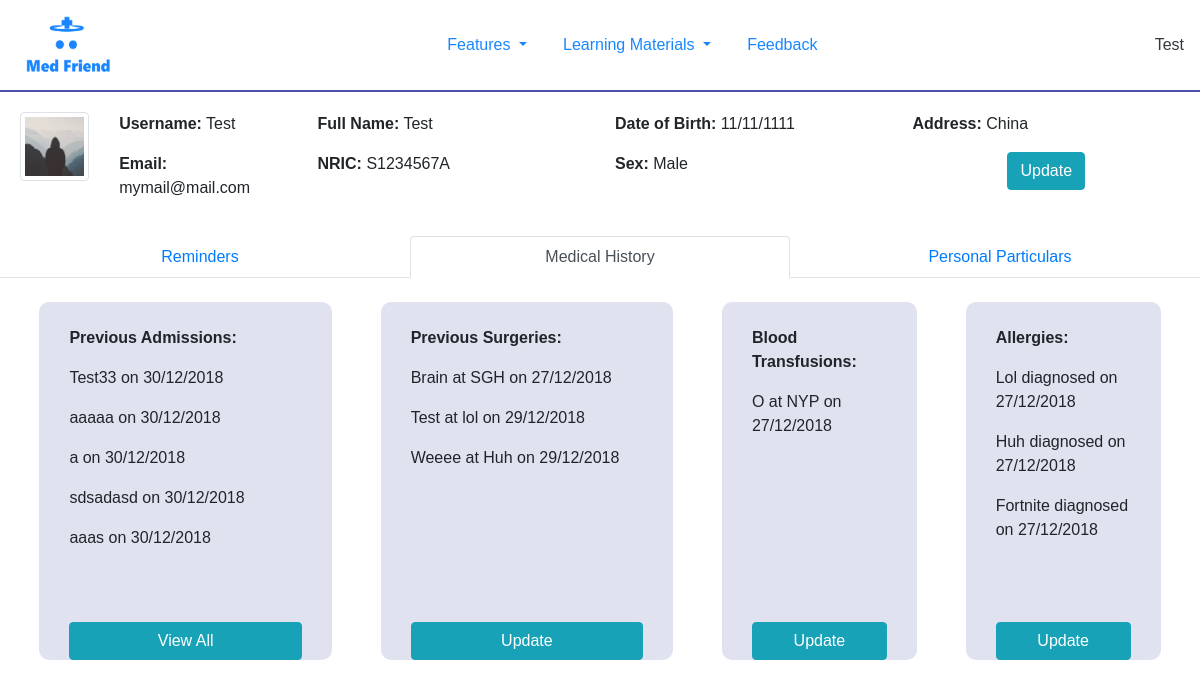
Page /Profile/History (signed in) on the earlier database version.
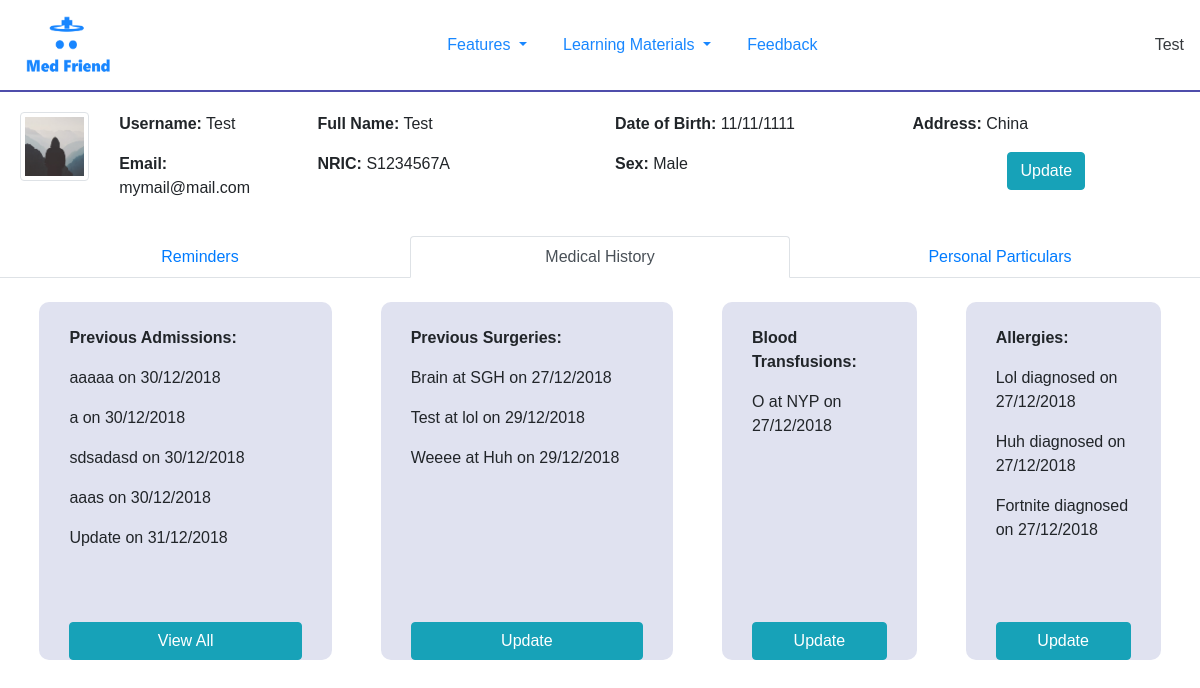
Same page on the later database version.
### Flask/Models.py (models this page shows, shortened)
class User(db.Model, UserMixin):
    id = db.Column(db.Integer, primary_key=True)
    username = db.Column(db.String(20), unique=True, nullable=False)
    email = db.Column(db.String(120), unique=True, nullable=False)
    password = db.Column(db.String(60), nullable=False)
    image_file = db.Column(db.String(20), nullable=False, default='default.jpg')
    personal_profile = db.relationship('Personal_Profile', backref='person')
    admissions = db.relationship('Admissions', backref="person")
    surgeries = db.relationship('Surgeries', backref="person")
    blood_transfusions = db.relationship('Blood_Transfusions', backref='person')
    allergies = db.relationship('Allergies', backref="person")

class Personal_Profile(db.Model):
    id = db.Column(db.Integer, primary_key=True)
    full_name = db.Column(db.String(60), nullable=True)
    nric = db.Column(db.String(9), unique=True, nullable=True)
    birthday = db.Column(db.DateTime, nullable=True)
    sex = db.Column(db.String(20), nullable=True)
    address = db.Column(db.String(100), nullable=True)
    user_id = db.Column(db.Integer, db.ForeignKey('user.id'), nullable=False)

class Admissions(db.Model):
    id = db.Column(db.Integer, primary_key=True)
    place = db.Column(db.String(100), nullable=True)
    date = db.Column(db.DateTime, nullable=True, default=datetime.utcnow())
    comments = db.Column(db.String(100), nullable=True)
    user_id = db.Column(db.Integer, db.ForeignKey('user.id'), nullable=False)

class Surgeries(db.Model):
    id = db.Column(db.Integer, primary_key=True)
    surgery_type = db.Column(db.String(100), nullable=True)
    date = db.Column(db.DateTime, nullable=True, default=datetime.utcnow)
    place = db.Column(db.String(100), nullable=True)
    comments = db.Column(db.String(100), nullable=True)
    user_id = db.Column(db.Integer, db.ForeignKey('user.id'),nullable=False)

class Blood_Transfusions(db.Model):
    id = db.Column(db.Integer, primary_key=True)
    blood_type = db.Column(db.String(100), nullable=True)
    date = db.Column(db.DateTime, nullable=True, default=datetime.utcnow)
    place = db.Column(db.String(100), nullable=True)
    comments = db.Column(db.String(100), nullable=True)
    user_id = db.Column(db.Integer, db.ForeignKey('user.id'), nullable=False)

class Allergies(db.Model):
    id = db.Column(db.Integer, primary_key=True)
    allergy = db.Column(db.String(100), nullable=True)
    date = db.Column(db.DateTime, nullable=True)
    user_id = db.Column(db.Integer, db.ForeignKey('user.id'), nullable=False)

### Flask/users/routes.py (the view)
@users.route("/Profile/History", methods = ['POST', 'GET'])
@login_required
def profile_history():
    image_files = url_for('static', filename=f"images/Profile_Picture/{current_user.image_file}")
    return render_template("Users/profile.html", title="History", image_file=image_files)

### Flask/Models.py (called while the page is built)
@login_manager.user_loader
def load_user(user_id):
    return User.query.get(int(user_id))

### Flask/templates/Users/profile.html (shortened to what this page needs)
{% extends "layout.html" %}
{% block content %}
<link rel="stylesheet" type="text/css" href="{{ url_for('static', filename='css/profile.css') }}" />
<div id="profilecontainer" class="container-fluid">
    <div class="row justify-content-start">
        <div id="picture" class="col-lg-1">
            <img id="userprofilepic" src="{{ image_file }}" class="img-fluid img-thumbnail" data-toggle="modal"
                data-target="#picchange">
        </div>
        <div class="col-2">
            <p>
                <b>Username:</b>
                {{ current_user.username }}
            </p>
            <p>
                <b> Email:</b>
                {{ current_user.email }}
            </p>
        </div>
        {% if current_user.personal_profile %}
        <div class="col">
            <p>
                <b>Full Name:</b>
                {% if current_user.personal_profile[0].full_name == '' %}
                Not Set
                {% else %}
                {{ current_user.personal_profile[0].full_name }}
                {% endif %}
            </p>
            <p>
                <b>NRIC:</b>
                {% if current_user.personal_profile[0].nric == '' %}
                Not Set
                {% else %}
                {{ current_user.personal_profile[0].nric }}
                {% endif %}
            </p>
        </div>
        <div class="col">
            <p>
                <b>Date of Birth:</b>
                {% if current_user.personal_profile[0].birthday == None %}
                Not Set
                {% else %}
                {{ current_user.personal_profile[0].birthday.strftime('%d/%m/%Y') }}
                {% endif %}
            </p>
            <p>
                <b>Sex:</b>
                {{ current_user.personal_profile[0].sex }}
            </p>
        </div>
        <div class="col">
            <p>
                <b>Address:</b>
                {% if current_user.personal_profile[0].address == '' %}
                Not Set
                {% else %}
                {{ current_user.personal_profile[0].address }}
                {% endif %}
            </p>
            <div class="row justify-content-center">
                <div class="text-center">
                    <a href="{{ url_for('medical_history.Personal_Details') }}">
                        <button class="btn btn-info col"> Update </button>
                    </a>
                </div>
            </div>
        </div>
        {% endif %}
    </div>
</div>
<div id="moreinfo">
    <nav>
        <ul class="nav nav-tabs nav-justified">
            <li class="nav-item">
                {% if title == "Reminder" or title == "Profile" %}
                <a id="remindernav" class="nav-link active" href="{{ url_for('users.profile_reminder') }}">Reminders</a>
                {% else %}
                <a id="remindernav" class="nav-link" href="{{ url_for('users.profile_reminder') }}">Reminders</a>
                {% endif %}
            </li>
            <li class="nav-item">
                {% if title == "History" %}
                <a id="medicalhistorynav" class="nav-link active" href="{{ url_for('users.profile_history') }}">Medical
                    History</a>
                {% else %}
                <a id="medicalhistorynav" class="nav-link" href="{{ url_for('users.profile_history') }}">Medical History</a>
                {% endif %}
            </li>
            <li class="nav-item">
                {% if title == "Edit" %}
                <a id="userinfonav" class="nav-link active" href="{{ url_for('users.profile_edit') }}">Personal Particulars</a>
                {% else %}
                <a id="userinfonav" class="nav-link" href="{{ url_for('users.profile_edit') }}">Personal Particulars</a>
                {% endif %}
            </li>
        </ul>
    </nav>
    <div class="container-fluid">
        {% if title == "History" %}
        {% include 'Users/profile_medhist.html' %}
        {% elif title == "Reminder" %}
        {% include 'Users/profile_reminder.html' %}
        {% elif title == "Edit" %}
        {% include 'Users/profile_edit.html' %}
        {% endif %}
    </div>
</div>
{% endblock %}

### Flask/templates/layout.html (shortened to what this page needs)
<!DOCTYPE html>
<html lang="en">
<head>
    <link rel="stylesheet" href="https://stackpath.bootstrapcdn.com/bootstrap/4.1.3/css/bootstrap.min.css"
>
    <link rel="stylesheet" type="text/css" href="{{ url_for('static', filename='css/navbar.css') }}" />
    <link rel="stylesheet" type="text/css" href="{{ url_for('static', filename='css/home.css') }}" />
    <link rel="stylesheet" type="text/css" href="{{ url_for('static', filename='css/signup.css') }}" />
</head>
<body>
    <nav id="#navbarSupportedContent" class="navbar navbar-expand-lg navbar-custom justify-content-center sticky-top">
        <a class="navbar-brand mr-0" href="{{ url_for('main.index') }}" id="brandlogo">
            <img src="../static/images/Logo.png" alt="" class="img-fluid" style="height:8vh">
        </a>
        <div class="collapse navbar-collapse justify-content-between align-items-center w-100" id="navbarSupportedContent">
            <ul class="navbar-nav mx-auto text-center">
                <li class="nav-item dropdown active">
                    <a class="nav-link dropdown-toggle" href="#" id="navbarDropdown" role="button" data-toggle="dropdown"
                        aria-haspopup="true" aria-expanded="false">
                        Features
                    </a>
                </li>
                <li class="nav-item dropdown active">
                    <a class="nav-link dropdown-toggle" href="#" id="navbarDropdown" role="button" data-toggle="dropdown"
                        aria-haspopup="true" aria-expanded="false">
                        Learning Materials
                    </a>
                </li>
                <a class="nav-link active" href="{{ url_for('feedback.form_page') }}">Feedback</a>
            </ul>
            <ul id="rightside" class="nav navbar-nav flex-row justify-content-center flex-nowrap">
                {% if current_user.is_authenticated %}
                <li class="nav-item dropdown active" data-toggle="dropdown" aria-haspopup="true" aria-expanded="false">
                    {{ current_user.username }}
                </li>
                {% else %}
                    <a href="{{ url_for('users.login') }}" class="nav-link active"> Login </a>
                {% endif %}
            </ul>
        </div>
    </nav>
    <div>
        {% block content %}{% endblock content%}
    </div>
</body>
</html>

### Flask/templates/Users/profile_medhist.html (shortened to what this page needs)
<link rel="stylesheet" type="text/css" href="{{ url_for('static', filename='css/profile.css') }}" />
<br>
<div class="row justify-content-center ">
    <div id="histories" class="row col-12 justify-content-around">
        <div class="row justify-content-start col-3">
            {% if current_user.admissions %}
            <div class="col vh-history">
                <br>
                <p>
                    <b>Previous Admissions:</b>
                    {% for i in range(5) %}
                    {% if current_user.admissions[i] %}
                    <p>
                        {{ current_user.admissions[i].place }} on {{
                        current_user.admissions[i].date.strftime('%d/%m/%Y') }}
                    </p>
                    {% endif %}
                    {% endfor %}
                </p>
            </div>
            <div class="text-center col-12">
                <a href="{{ url_for('medical_history.Previous_Admissions') }}">
                    <button class="btn btn-info col"> View All </button>
                </a>
            </div>
            {% endif %}
        </div>
        <div class="row justify-content-start col-3">
            {% if current_user.surgeries %}
            <div class="col vh-history">
                <br>
                <p>
                    <b>
                        Previous Surgeries:
                    </b>
                </p>
                <p>
                    {% for i in range(5) %}
                    {% if current_user.surgeries[i] %}
                    <p>
                        {{ current_user.surgeries[i].surgery_type }} at
                        {{ current_user.surgeries[i].place }} on
                        {{current_user.surgeries[i].date.strftime('%d/%m/%Y') }}
                    </p>
                    {% endif %}
                    {% endfor %}
                </p>
            </div>
            <div class="text-center col-12">
                <a href="{{ url_for('medical_history.Previous_Surgeries') }}">
                    <button class="btn btn-info col"> Update </button>
                </a>
            </div>
            {% endif %}
        </div>
        <div class="row justify-content-start col-2">
            <br>
            {% if current_user.blood_transfusions %}
            <div class="col vh-history">
                <br>
                <p>
                    <b> Blood Transfusions:</b>
                    {% for i in range(5) %}
                    {% if current_user.blood_transfusions[i] %}
                    <p>
                        {{ current_user.blood_transfusions[i].blood_type }} at
                        {{ current_user.blood_transfusions[i].place }} on
                        {{current_user.blood_transfusions[i].date.strftime('%d/%m/%Y') }}
                    </p>
                    {% endif %}
                    {% endfor %}
                </p>
            </div>
            <br>
            <div class="text-center col-12">
                <a href="{{ url_for('medical_history.Blood_Transfusion_History') }}">
                    <button class="btn btn-info col"> Update </button>
                </a>
            </div>
            {% endif %}
        </div>
        <div class="row justify-content-start col-2">
            <br>
            {% if current_user.allergies %}
            <div class="col vh-history">
                <br>
                <p>
                    <b>Allergies:</b>
                    {% for i in range(5) %}
                    {% if current_user.allergies[i] %}
                    <p>
                        {{ current_user.allergies[i].allergy }} diagnosed on
                        {{current_user.allergies[i].date.strftime('%d/%m/%Y') }}
                    </p>
                    {% endif %}
                    {% endfor %}
                </p>
            </div>
            <br>
            <div class="text-center col-12">
                <a href="{{ url_for('medical_history.Update_Allergies') }}">
                    <button class="btn btn-info col"> Update </button>
                </a>
            </div>
            {% endif %}
        </div>
    </div>
</div>

### Flask/static/css/navbar.css (style rules this page uses)
#navbarSupportedContent .nav-link { font-size:1em; font-weight: 500; }
.nav-link, .navbar-brand { margin: 0px 10px; }
.navbar { border-bottom: 2px solid rgb(61, 59, 163); background-color: white; opacity: 0.9; }

### Flask/static/css/home.css (style rules this page uses)
* { padding: 0px; margin: 0px; font-family: Verdana, Geneva, Tahoma, sans-serif; }
body { background-color: rgb(255, 255, 255); }

### Flask/static/css/profile.css (style rules this page uses)
#profilecontainer { background-color: white; padding: 20px; }
#histories > div { background-color: rgb(224, 226, 240); border-radius: 10px; }
.vh-history { min-height: 40vh }

Differences in the rows shown:
removed Admissions: place "Test33", date "30/12/2018"
added Admissions: place "Update", date "31/12/2018"
Other differences:
new list line: "on"
list line gone: "on"
